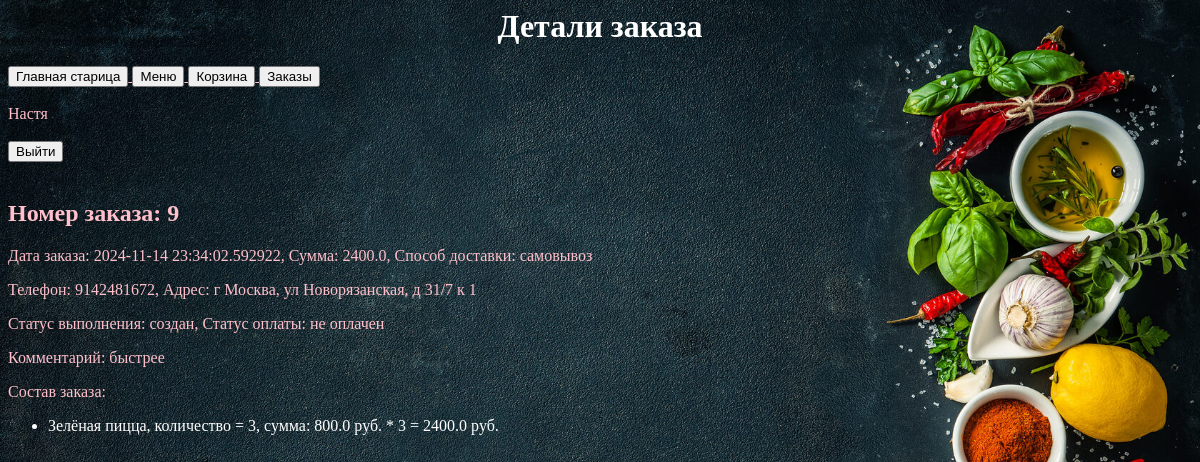
The page /orders/order/9/ (signed in) on the database its author committed.
### app/models.py (models this page shows, shortened)
class User(db.Model):
    __tablename__ = 'users'
    id = db.Column(db.Integer, unique=True, primary_key=True)
    name = db.Column(db.String)
    username = db.Column(db.String, unique=True)
    email = db.Column(db.String, unique=True)
    password = db.Column(db.String)
    created_on = db.Column(db.DateTime(), default=datetime.utcnow)
    updated_on = db.Column(db.DateTime(), default=datetime.utcnow, onupdate=datetime.utcnow)
    active = db.Column(db.Boolean())

class Order(db.Model):
    __tablename__ = 'orders'
    id = db.Column(db.Integer, primary_key=True, index=True)
    user_id = db.Column(db.Integer)
    summa = db.Column(db.Numeric(10, 2), nullable=False)
    delivery = db.Column(db.String, default='self')
    phone = db.Column(db.String)
    address = db.Column(db.String)
    pay_stat = db.Column(db.String, default='not')
    status = db.Column(db.Integer, default=1)
    comment = db.Column(db.Text)
    time_create = db.Column(db.DateTime, default=datetime.now())
    time_update = db.Column(db.DateTime, default=datetime.now())

### app/views.py (the view)
@app.route('/orders/order/<order_id>/')
def order(order_id):
    global current_user
    order = Order.query.filter_by(id=order_id).first()
    if current_user.id == order.user_id:
        summa = order.summa
        delivery = order.delivery
        deli_info = ''
        if delivery == 'avto':
            deli_info = 'с доставкой (200 руб.)'
        else:
            deli_info = 'самовывоз'
        pay_stat = order.pay_stat
        pay_info = ''
        if pay_stat == 'paid':
            pay_info = 'заказ оплачен'
        elif pay_stat == 'part':
            pay_info = 'внесен аванс'
        else:
            pay_info = 'не оплачен'
        status = order.status
        stat_info = ''
        if status == 1:
            stat_info = 'создан'
        elif status == 2:
            stat_info = 'принят'
        elif status == 3:
            stat_info = 'отказан'
        elif status == 4:
            stat_info = 'в работе'
        elif status == 5:
            stat_info = 'готов'
        elif status == 6:
            stat_info = 'у курьера'
        else:
            stat_info = 'исполнен'
        detail = OrderIn.query.filter_by(order_id=order_id)
        list_detail = []
        for i in detail:
            menu = Menu.query.filter_by(id=i.menu_id).first()
            count = i.count
            name = menu.name_food
            price = menu.price
            list_detail.append(
                f"{name}, количество = {count}, сумма: {float(price)} руб. * {count} = {float(price) * count} руб.")
        title = 'Детали заказа'
        return render_template('order.html', current_user=current_user, title=title, order_id=order_id
                               , summa=summa, deli_info=deli_info, phone=order.phone, address=order.address
                               , pay_info=pay_info, stat_info=stat_info, comment=order.comment
                               , time_create=order.time_create, list_detail=list_detail)
    else:
        return 'Для просмотра заказа нужно авторизоваться!'

### app/views.py (called while the page is built)
@login_manager.user_loader
def load_user(user_id):
    return User.query.filter_by(id=user_id).first()  # Fetch the user from the database

### app/templates/order.html (shortened to what this page needs)
{% extends "base.html" %}
{% block pagename %}
<h1>{{ title }}</h1>
{% endblock %}
{% block content %}
<h2>Номер заказа: {{ order_id }}</h2>
<p>Дата заказа: {{ time_create }}, Сумма: {{ summa | float }}, Способ доставки: {{ deli_info }}</p>
<p>Телефон: {{ phone }}, Адрес: {{ address }}</p>
<p>Статус выполнения: {{ stat_info }}, Статус оплаты: {{ pay_info }}</p>
<p>Комментарий: {{ comment }}</p>
<p>Состав заказа:</p>
{% for det in list_detail %}
<ul>
    <li>{{ det }}</li>
</ul>
{% endfor %}
{% endblock %}

### app/templates/base.html (shortened to what this page needs)
<html lang="en">
<head>
    <link rel="stylesheet" href='{{ url_for("static", filename="css/style12.css") }}'>
</head>
<body>
<header>
    {% block pagename %}{% endblock %}
</header>
<nav>
    {% block menu %}
    <a href='/base/'>
        <button type="button">Главная старица</button>
    </a>
    <a href='/menu/'>
        <button type="button">Меню</button>
    </a>
    <a href='/basket/'>
        <button type="button">Корзина</button>
    </a>
    {% if current_user.id > 1 %}
    <a href='/orders/'>
        <button type="button">Заказы</button>
    </a>
    {% endif %}
    <br><br>
    {{ current_user.name }}
    <br><br>
    {% if current_user.id == 1 %}
    <a href='/login/'>
        <button type="button">Войти</button>
    </a>
    <a href='/register/'>
        <button type="button">Зарегистрироваться</button>
    </a>
    {% else %}
    <a href='/logout/'>
        <button type="button">Выйти</button>
    </a>
    {% endif %}
    {% endblock %}
</nav>
<main><br>
    {% block content %}{% endblock %}
</main>
</body>
</html>

### app/static/css/style12.css (style rules this page uses)
h1 { text-align: center; color: #FFFFFF; }
p { text-align: left; color: #FFC0CB; }
a { text-align: left; color: #FFC0CB; }
html { background-image: url(fon1.jpg); background-repeat: no-repeat; background-position: center center; background-attachment: fixed; -webkit-background-size: cover; -moz-background-size: cover; -o-background-size: cover; background-size: cover; }
body { text-align: left; color: #FFC0CB; }
ul { text-align: left; color: #FFFFFF; }

### rows shown on the page
User: name "Настя"
Order: time_create "2024-11-14 23:34:02.592922", summa "2400.0", phone "9142481672", address "г Москва, ул Новорязанская, д 31/7 к 1", comment "быстрее"

### other values the page prints
{{ title }} "Детали заказа"
{{ order_id }} "9"
{{ deli_info }} "самовывоз"
{{ stat_info }} "создан"
{{ pay_info }} "не оплачен"
{{ det }} "Зелёная пицца, количество = 3, сумма: 800.0 руб. * 3 = 2400.0 руб."
